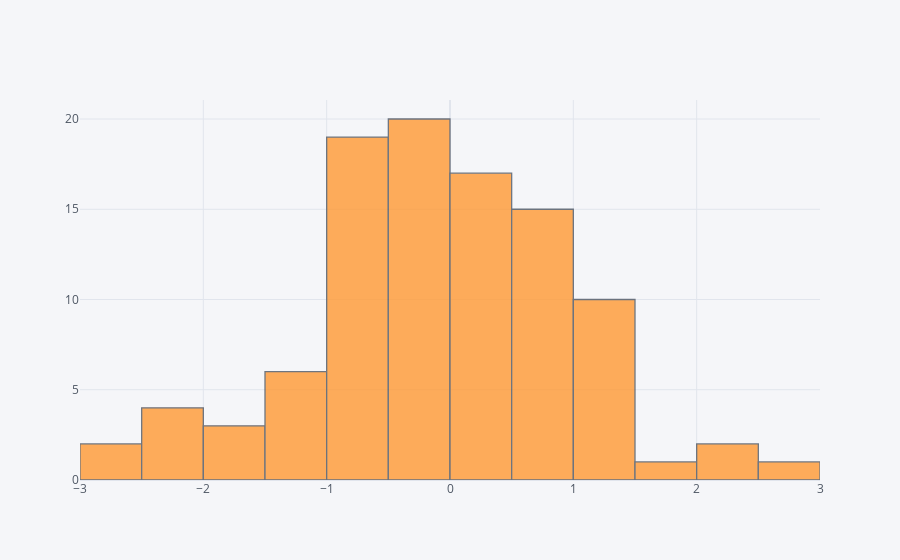

Notebook code for this chart:
### Markdown cell above
## histogram

### Code cell
df['A'].iplot(kind='hist',bins=25)

### Figure 1 — Plotly figure (JSON) as saved in the notebook; plotly's stock layout.template omitted (floating-point values rounded to 4 significant figures)
{"data": [{"histfunc": "count", "histnorm": "", "marker": {"color": "rgba(255, 153, 51, 1.0)", "line": {"color": "#4D5663", "width": 1.3}}, "name": "A", "nbinsx": 25, "opacity": 0.8, "orientation": "v", "type": "histogram", "x": [0.8964, -1.145, 0.3885, -0.5818, -1.541, -0.4177, -1.861, -1.495, 0.2968, -0.7183, -0.183, 0.04253, 0.09029, -1.004, 1.771, 0.786, -0.1407, 1.235, -0.2596, 1.032, -2.796, 2.908, -0.8971, -0.6961, -2.012, 0.27, 0.2848, -0.3584, 0.8871, -0.9506, 0.6628, 0.2673, -2.162, -0.02877, 0.2494, -2.162, 2.127, -0.8956, -0.3103, 1.099, -0.9685, 0.08668, -0.5561, -2.61, -0.1139, 0.7433, 0.447, -0.8932, -0.5526, 1.43, 0.1325, 0.2176, 0.87, -1.136, -1.389, 0.3369, -0.1769, -0.8933, 1.284, -0.4313, -2.251, -0.9736, -0.17, 0.2511, 0.5592, -0.3074, -0.7258, 0.6282, 0.207, -0.9929, -0.5347, -0.2035, -0.6843, -0.9697, 1.068, 0.8779, 2.017, -0.00125, -0.8199, -0.4169, -0.392, -1.471, -0.1691, 0.8474, 0.3699, 1.443, -0.1656, 1.426, 0.7837, 0.6058, -1.632, 1.24, -0.02383, 0.8031, 0.2191, -0.6953, 0.6654, -0.08038, 0.5916, 1.289]}], "layout": {"autosize": true, "barmode": "overlay", "legend": {"bgcolor": "#F5F6F9", "font": {"color": "#4D5663"}}, "paper_bgcolor": "#F5F6F9", "plot_bgcolor": "#F5F6F9", "title": {"font": {"color": "#4D5663"}}, "xaxis": {"autorange": true, "gridcolor": "#E1E5ED", "range": [-3, 3], "showgrid": true, "tickfont": {"color": "#4D5663"}, "title": {"font": {"color": "#4D5663"}, "text": ""}, "type": "linear", "zerolinecolor": "#E1E5ED"}, "yaxis": {"autorange": true, "gridcolor": "#E1E5ED", "range": [0, 21.05], "showgrid": true, "tickfont": {"color": "#4D5663"}, "title": {"font": {"color": "#4D5663"}, "text": ""}, "zerolinecolor": "#E1E5ED"}}}
